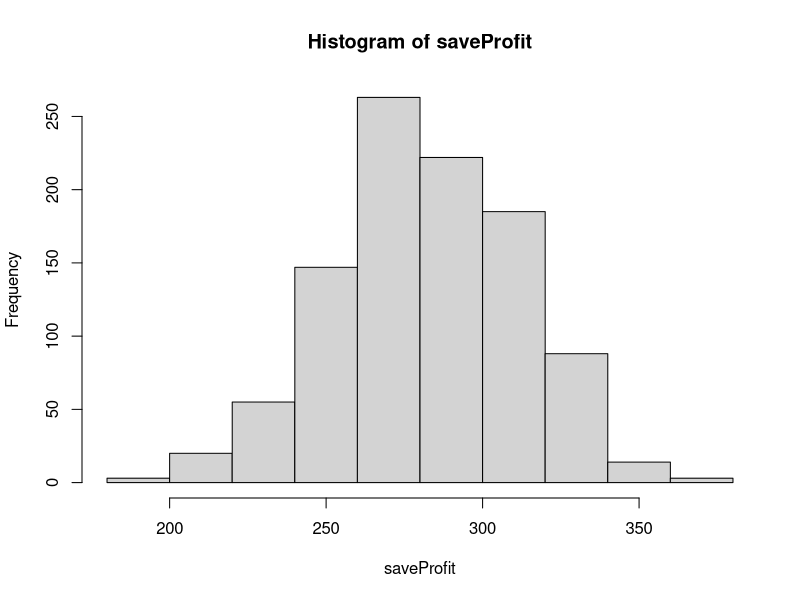
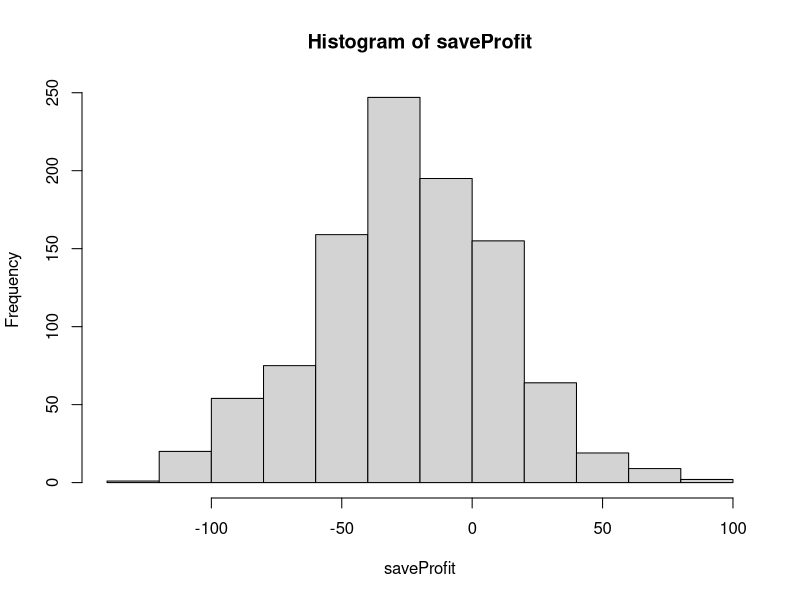
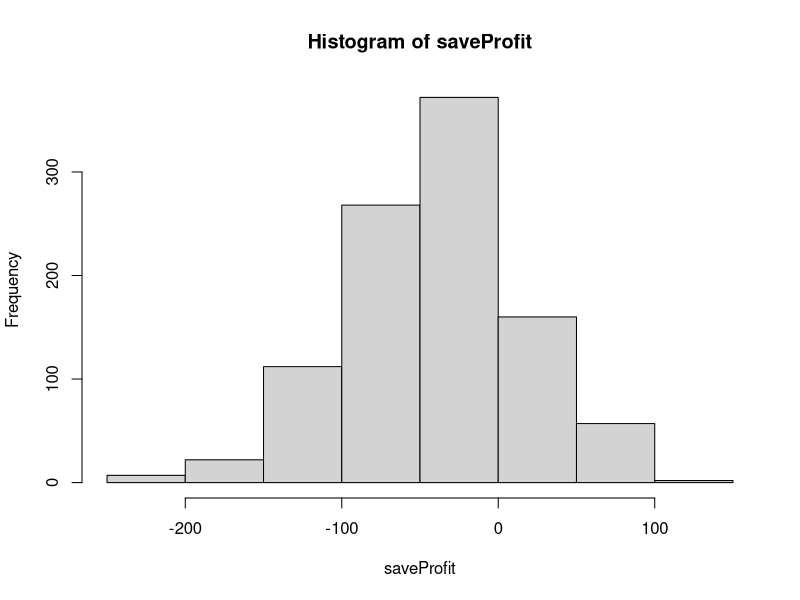

Here is the R script that generated these plots, in order:
## ---- chunk 1
knitr::opts_chunk$set(echo = TRUE)
require(tidyverse)
require(tidyverse)
require(knitr)
## ---- chunk 2
days=1:365
saveProfit=vector("numeric")
for(run in 1:1000){

  
profit=0
for(i in 1:637){ 
  bdays=sample(days,size=35,replace=TRUE)
  n=length(unique(bdays))
  if(n<35){
    profit=profit+1
  } else{profit=profit-2}
}
saveProfit[run]=profit
}

## ---- chunk 3
hist(saveProfit)
## ---- chunk 4
sortProfit=sort(saveProfit)
print(sortProfit[25])
print(sortProfit[975])
## ---- chunk 5
days=1:365
saveProfit=vector("numeric")
for(run in 1:1000){

  
profit=0
for(i in 1:637){ 
  bdays=sample(days,size=28,replace=TRUE)
  n=length(unique(bdays))
  if(n<28){
    profit=profit+1
  } else{profit=profit-2}
}
saveProfit[run]=profit
}

## ---- chunk 6
hist(saveProfit)
## ---- chunk 7
days=1:365
saveProfit=vector("numeric")
for(run in 1:1000){

  
profit=0
for(i in 1:637){ 
  bdays=sample(days,size=35,replace=TRUE)
  n=length(unique(bdays))
  if(n<35){
    profit=profit+1
  } else{profit=profit-4.75}
}
saveProfit[run]=profit
}

## ---- chunk 8
hist(saveProfit)
